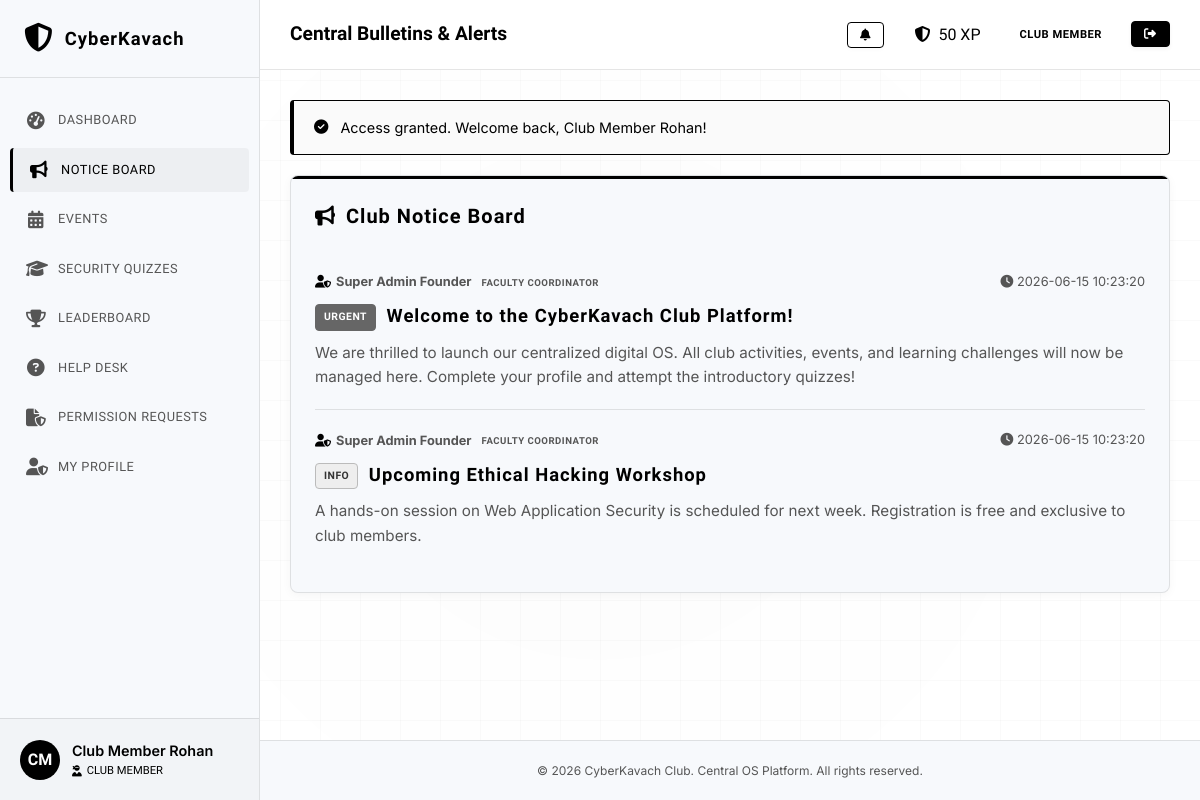
/announcements.php (signed in), run on the app's committed database.
### tables this page shows
CREATE TABLE announcements (
            id INTEGER PRIMARY KEY AUTOINCREMENT,
            title TEXT NOT NULL,
            content TEXT NOT NULL,
            priority TEXT NOT NULL DEFAULT 'Low', -- Low, Medium, High
            created_by INTEGER,
            created_at DATETIME DEFAULT CURRENT_TIMESTAMP,
            FOREIGN KEY (created_by) REFERENCES users(id) ON DELETE SET NULL
        );

CREATE TABLE users (
            id INTEGER PRIMARY KEY AUTOINCREMENT,
            name TEXT NOT NULL,
            email TEXT NOT NULL UNIQUE,
            password TEXT NOT NULL,
            role TEXT NOT NULL DEFAULT 'Member',
            points INTEGER DEFAULT 0,
            status TEXT NOT NULL DEFAULT 'Pending',
            created_at DATETIME DEFAULT CURRENT_TIMESTAMP
        );

### config.php (called while the page is built, shortened)
<?php
function sanitize($data) {
    return htmlspecialchars(trim($data), ENT_QUOTES, 'UTF-8');
}
function is_logged_in() {
    return isset($_SESSION['user_id']);
}
function get_user_role() {
    return $_SESSION['user_role'] ?? null;
}
function has_role($role) {
    $current_role = get_user_role();
    if ($role === 'Admin') {
        return $current_role === 'Faculty Coordinator';
    }
    if ($role === 'Core') {
        return in_array($current_role, ['Faculty Coordinator', 'Student Coordinator']);
    }
    $roles_hierarchy = [
        'Student/Participant' => 1,
        'Club Member'         => 2,
        'Social Media Coord.' => 3,
        'Content Coordinator' => 4,
        'Tech Coordinator'    => 5,
        'Student Coordinator' => 6,
        'Faculty Coordinator' => 7
    ];
    $current_weight = $roles_hierarchy[$current_role] ?? 0;
    $required_weight = $roles_hierarchy[$role] ?? 0;
    return $current_weight >= $required_weight;
}
?>

### announcements.php (the view, shortened to what this page needs)
<?php
require_once __DIR__ . '/config.php';
require_once __DIR__ . '/db.php';
try {
    $stmt = $db->query("
        SELECT a.*, u.name as author_name, u.role as author_role
        FROM announcements a
        LEFT JOIN users u ON a.created_by = u.id
        ORDER BY
            CASE a.priority
                WHEN 'High' THEN 1
                WHEN 'Medium' THEN 2
                WHEN 'Low' THEN 3
            END ASC,
            a.created_at DESC
    ");
    $all_notices = $stmt->fetchAll();
} catch (PDOException $e) {
    $all_notices = [];
}
include __DIR__ . '/includes/header.php';
?>
<div class="dashboard-layout" style="grid-template-columns: <?php echo has_role('Core') ? '1.2fr 0.8fr' : '1fr'; ?>;">
    <div>
        <div class="card">
            <h3 class="card-title text-cyan"><i class="fa-solid fa-bullhorn"></i> Club Notice Board</h3>
            <?php if (!empty($all_notices)): ?>
                <div class="notice-feed" style="margin-top: 20px;">
                    <?php foreach ($all_notices as $notice): ?>
                        <div class="notice-item" style="padding: 20px 0;">
                            <div class="notice-meta" style="font-size: 0.8rem; margin-bottom: 8px;">
                                <span style="display: inline-flex; align-items: center; gap: 5px;">
                                    <i class="fa-solid fa-user-shield text-cyan"></i>
                                    <strong><?php echo sanitize($notice['author_name'] ?? 'Admin'); ?></strong>
                                    <span class="badge badge-<?php echo strtolower($notice['author_role'] ?? 'Admin'); ?>" style="font-size: 0.6rem; padding: 2px 4px;">
                                        <?php echo sanitize($notice['author_role'] ?? 'Admin'); ?>
                                    </span>
                                </span>
                                <span><i class="fa-solid fa-clock"></i> <?php echo sanitize($notice['created_at']); ?></span>
                            </div>
                            <h4 class="notice-title" style="font-size: 1.15rem; display: flex; align-items: center; justify-content: space-between; gap: 10px;">
                                <span>
                                    <?php if ($notice['priority'] === 'High'): ?>
                                        <span class="badge badge-status-suspended" style="font-size: 0.65rem; vertical-align: middle; margin-right: 5px;">URGENT</span>
                                    <?php elseif ($notice['priority'] === 'Medium'): ?>
                                        <span class="badge badge-status-pending" style="font-size: 0.65rem; vertical-align: middle; margin-right: 5px;">INFO</span>
                                    <?php endif; ?>
                                    <?php echo sanitize($notice['title']); ?>
                                </span>
                            </h4>
                            <p style="color: var(--text-muted); font-size: 0.95rem; margin-top: 10px; line-height: 1.6; white-space: pre-wrap;"><?php echo sanitize($notice['content']); ?></p>
                        </div>
                    <?php endforeach; ?>
                </div>
            <?php endif; ?>
        </div>
    </div>
</div>
<?php include __DIR__ . '/includes/footer.php'; ?>

### style.css (style rules this page uses)
:root { --bg-main: #ffffff; --bg-surface: #f7f9fc; --bg-surface-elevated: #eef2f6; --color-primary: #000000; --color-secondary: #666666; --color-accent: #000000; --color-success: #000000; --color-warning: #666666; --text-primary: #000000; --text-muted: #555555; --text-dark: #ffffff; --border-glow: rgba(0, 0, 0, 0.1); --border-glow-hover: rgba(0, 0, 0, 0.25); --font-heading: 'Orbitron', sans-serif; --font-body: 'Inter', sans-serif; --transition-fast: 0.2s cubic-bezier(0.4, 0, 0.2, 1); --transition-normal: 0.3s cubic-bezier(0.4, 0, 0.2, 1); --shadow-cyber: 0 4px 12px rgba(0, 0, 0, 0.05); --shadow-cyber-pink: 0 4px 12px rgba(0, 0, 0, 0.05); --shadow-cyber-success: 0 4px 12px rgba(0, 0, 0, 0.05); }
* { margin: 0; padding: 0; box-sizing: border-box; }
body { background-color: var(--bg-main); color: var(--text-primary); font-family: var(--font-body); line-height: 1.6; overflow-x: hidden; }
body::before { content: ''; position: fixed; top: 0; left: 0; width: 100vw; height: 100vh; background-image: linear-gradient(rgba(0, 0, 0, 0.02) 1px, transparent 1px), linear-gradient(90deg, rgba(0, 0, 0, 0.02) 1px, transparent 1px); background-size: 40px 40px; z-index: -2; pointer-events: none; }
body::after { content: ''; position: fixed; top: 50%; left: 50%; width: 120vw; height: 120vh; transform: translate(-50%, -50%); background: radial-gradient(circle, rgba(0, 0, 0, 0.01) 0%, transparent 60%); z-index: -1; pointer-events: none; }
h1, h2, h3, h4, h5, h6 { font-family: var(--font-heading); letter-spacing: 1px; margin-bottom: 0.5em; color: var(--text-primary); }
.text-cyan { color: var(--color-primary) !important; }
.card { background: var(--bg-surface); border: 1px solid var(--border-glow); border-radius: 8px; padding: 24px; box-shadow: 0 2px 10px rgba(0, 0, 0, 0.04); position: relative; overflow: hidden; transition: var(--transition-normal); }
.card::before { content: ''; position: absolute; top: 0; left: 0; width: 100%; height: 3px; background: #000000; }
.card-title { font-size: 1.25rem; font-weight: 600; margin-bottom: 15px; display: flex; align-items: center; gap: 10px; }
.dashboard-layout { display: grid; grid-template-columns: 2fr 1fr; gap: 30px; }
.badge { display: inline-block; padding: 4px 8px; border-radius: 4px; font-size: 0.7rem; font-weight: 700; text-transform: uppercase; letter-spacing: 0.5px; font-family: var(--font-heading); border: 1px solid transparent; }
.badge-status-pending, .badge-status-open, .badge-status-registered { background: #eeeeee; color: #333333; border-color: #bbbbbb; }
.badge-status-suspended, .badge-status-absent { background: #666666; color: #ffffff; border-color: #666666; }
.notice-item { padding: 15px 0; border-bottom: 1px solid var(--border-glow); }
.notice-item:last-child { border-bottom: none; }
.notice-meta { display: flex; justify-content: space-between; font-size: 0.75rem; color: var(--text-muted); margin-bottom: 5px; }
.notice-title { font-size: 1rem; font-weight: 600; margin-bottom: 5px; }

### data on the page
announcements: created_by.name "Super Admin Founder", created_by.role "FACULTY COORDINATOR", created_at "2026-06-15 10:23:20", priority "URGENT", title "Welcome to the CyberKavach Club Platform!", content "We are thrilled to launch our centralized digital OS. All club activities, events, and learning challenges will now be managed here. Complete your profile and attempt the introductory quizzes!"
announcements: created_by.name "Super Admin Founder", created_by.role "FACULTY COORDINATOR", created_at "2026-06-15 10:23:20", priority "INFO", title "Upcoming Ethical Hacking Workshop", content "A hands-on session on Web Application Security is scheduled for next week. Registration is free and exclusive to club members."

### other printed values
$initials "CM"
$user_name "Club Member Rohan"
$user_role "CLUB MEMBER"
$page_heading "Central Bulletins & Alerts"
$_SESSION['user_points'] "50"
get_user_role() "CLUB MEMBER"
$flash['message'] "Access granted. Welcome back, Club Member Rohan!"
